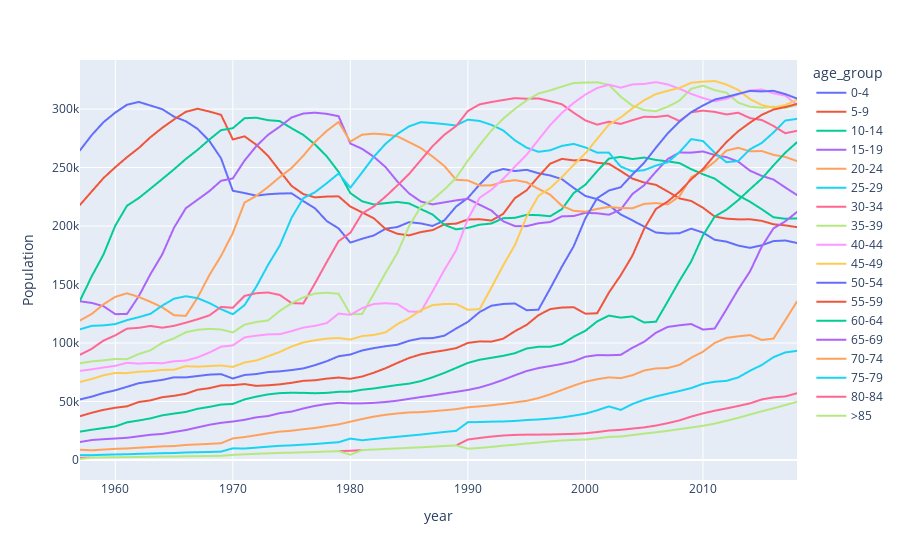

The code cell stored with this chart in its notebook:
### Code cell
#We can see that major population growth in singapore happened during 1990 
#Which explains its new found status in 1990 as one of the world's most prosperous nations, with a highly developed free market economy, strong international trading links
#Also while singapore population is increasing we can see dip in child population in the recent years
fig2 = px.line(df_year_ag, x="year", y="Population", color='age_group')
fig2.show()
